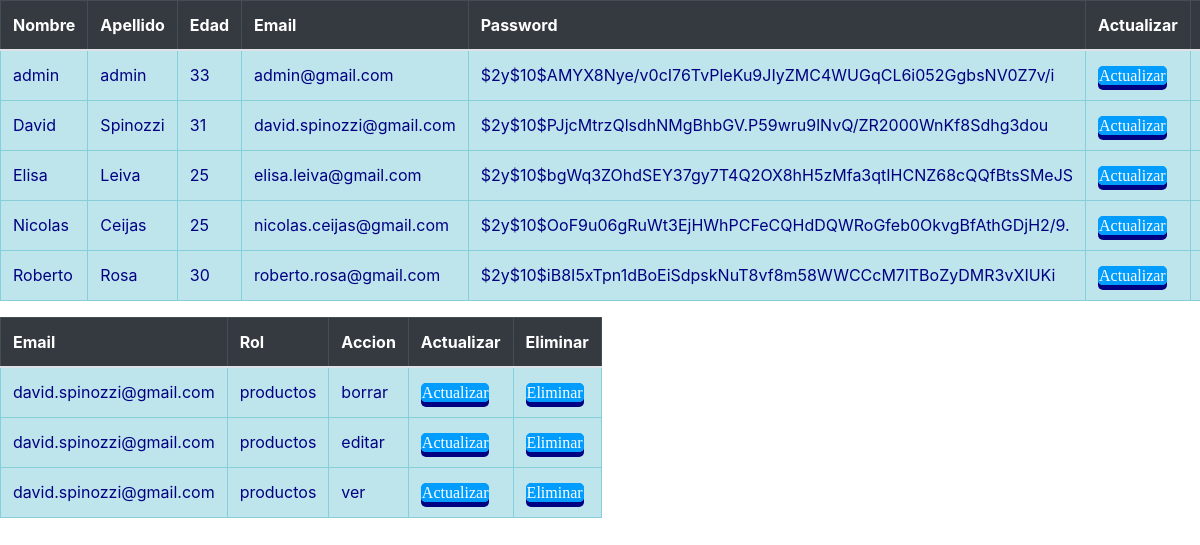
The app's page /Login/crud_usuarios/mostrar.php, older data.
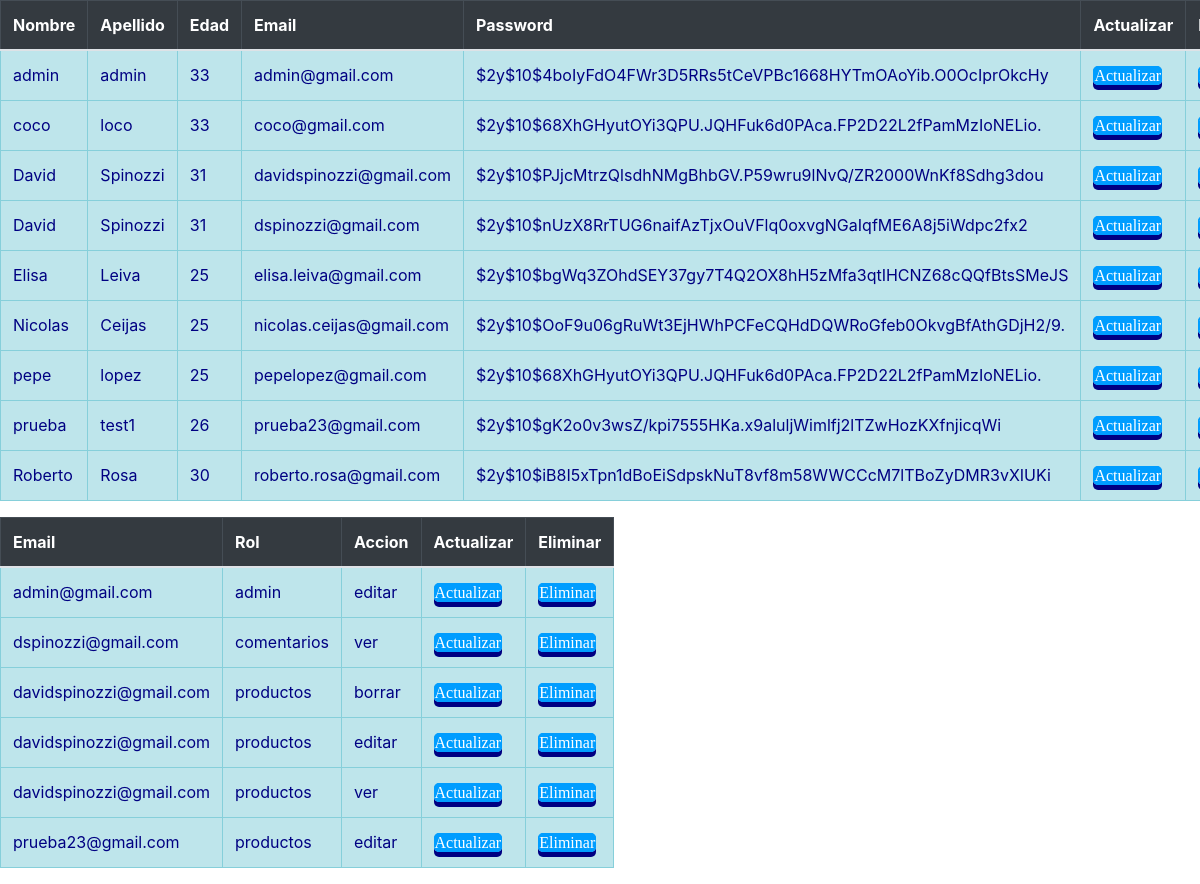
The same page, newer data.
### tables this page shows
CREATE TABLE `usuarios` (
  `email` varchar(100) NOT NULL,
  `password` varchar(1000) NOT NULL,
  `nombre` varchar(100) NOT NULL,
  `apellido` varchar(100) NOT NULL,
  `edad` int(3) NOT NULL
);

CREATE TABLE `roles` (
  `email` varchar(100) NOT NULL,
  `tipo_rol` varchar(20) NOT NULL,
  `accion` varchar(20) NOT NULL
);

### Login/crud_usuarios/crud_usuario.php (called while the page is built, shortened)
<?php
	class CrudUsuario{
		public function mostrar(){
			$db=DB::conectar();
			$listarUsuarios=[];
			$select=$db->query('SELECT * FROM usuarios');
			foreach ($select->fetchAll() as $usuario) {
				$myUsuario = new Usuario();
				$myUsuario->setEmail($usuario['email']);
				$myUsuario->setPassword($usuario['password']);
				$myUsuario->setNombre($usuario['nombre']);
				$myUsuario->setApellido($usuario['apellido']);
				$myUsuario->setEdad($usuario['edad']);
				$listarUsuarios[]=$myUsuario;
			}
			return $listarUsuarios;
		}
	}
?>

### Login/crud_usuarios/usuario.php (called while the page is built, shortened)
<?php
class Usuario{
    private $nombre   ;
    private $apellido ;
    private $edad     ;
    private $email    ;
    private $password  ;
    public function getNombre   (){
        return $this->nombre;}
    public function setNombre   ($nombre){
         $this->nombre=$nombre;}
    public function getApellido (){ return $this->apellido;}
    public function setApellido ($apellido){ $this->apellido=$apellido;}
    public function getEdad     (){ return $this->edad;}
    public function setEdad     ($edad){ $this->edad=$edad;}
    public function getEmail    (){ return $this->email;}
    public function setEmail    ($email){  $this->email=$email;}
    public function getPassword     (){ return $this->password;}
    public function setPassword     ($password){  $this->password=$password;}
}
?>

### Login/crud_usuarios/crud_permisos.php (called while the page is built, shortened)
<?php
class CrudPermiso{
    public function mostrar(){
        $db=DB::conectar();
        $listarPermisos=[];
        $select=$db->query('SELECT * FROM roles');
        foreach ($select->fetchAll() as $permiso) {
            $myPermiso = new Permiso();
            $myPermiso->setEmail($permiso['email']);
            $myPermiso->setTipo_rol($permiso['tipo_rol']);
            $myPermiso->setAccion($permiso['accion']);
            $listarPermisos[]=$myPermiso;
        }
        return $listarPermisos;
    }
}
?>

### Login/crud_usuarios/permiso.php (called while the page is built, shortened)
<?php
class Permiso{
    private $email    ;
    private $tipo_rol;
    private $accion   ;
    public function getEmail    (){ return $this->email;}
    public function setEmail    ($email){  $this->email=$email;}
    public function getTipo_rol() { return $this->tipo_rol;}
    public function setTipo_rol($tipo_rol){$this->tipo_rol=$tipo_rol;}
    public function getAccion(){ return $this->accion;}
    public function setAccion($accion){  $this->accion=$accion;}
}
?>

### Login/crud_usuarios/mostrar.php (the view, shortened to what this page needs)
<!DOCTYPE html>
<html lang="en">
<head>
	<link rel="stylesheet" href="../../css/bootstrap.min.css">
        <link rel="stylesheet" href="style1.css ">
</head>
<body>
<?php
require_once ('crud_usuario.php');
require_once ('usuario.php');
require_once ('crud_permisos.php');
require_once ('permiso.php');
$crud=new CrudUsuario();
$crud1= new CrudPermiso();
$listarUsuarios=$crud->mostrar();
$listarPermisos=$crud1->mostrar();
?>
<div class="table-responsive ">
<table class="table table-bordered tablamostrar1 ">
		<thead class="table-dark">
			<th>Nombre</th>
            <th>Apellido</th>
            <th>Edad</th>
            <th>Email</th>
            <th>Password</th>
			<th>Actualizar</th>
			<th>Eliminar</th>
		</thead>
		<tbody>
			<?php foreach ($listarUsuarios as $usuario) {?>
			<tr class="table-info">
                <td><?php echo $usuario->getNombre() ?></td>
                <td><?php echo $usuario->getApellido() ?></td>
                <td><?php echo $usuario->getEdad() ?></td>
                <td><?php echo $usuario->getEmail() ?></td>
                <td><?php echo $usuario->getPassword() ?></td>
				<td><a href="actualizar.php?email=<?php echo $usuario->getEmail()?>&accion=a">Actualizar</a> </td>
				<td><a href="administrar_usuario.php?email=<?php echo $usuario->getEmail()?>&accion=e">Eliminar</a>   </td>
			</tr>
			<?php }?>
		</tbody>
	</table>
</div>
<div class="table-responsive ">
    <table class="table table-bordered tablamostrar1 ">
		<thead class="table-dark">
			<th>Email</th>
            <th>Rol</th>
            <th>Accion</th>
			<th>Actualizar</th>
			<th>Eliminar</th>
		</thead>
		<tbody>
			<?php foreach ($listarPermisos as $permiso) {?>
			<tr class="table-info">
                <td><?php echo $permiso->getEmail() ?></td>
                <td><?php echo $permiso->getTipo_rol() ?></td>
                <td><?php echo $permiso->getAccion() ?></td>
				<td><a href="actualizarpermisos.php?email=<?php echo $permiso->getEmail()?>&accion=a">Actualizar</a> </td>
				<td><a href="administrar_permisos.php?email=<?php echo $permiso->getEmail()?>&accion=e">Eliminar</a>   </td>
			</tr>
			<?php }?>
		</tbody>
	</table>
</div>
</body>
</html>

Row changes from the older to the newer data that the page shows:
removed usuarios: nombre "David", apellido "Spinozzi", edad "31", email "david.spinozzi@gmail.com", password "$2y$10$PJjcMtrzQlsdhNMgBhbGV.P59wru9lNvQ/ZR2000WnKf8Sdhg3dou"
removed roles: email "david.spinozzi@gmail.com", tipo_rol "productos", accion "borrar"
removed roles: email "david.spinozzi@gmail.com", tipo_rol "productos", accion "editar"
removed roles: email "david.spinozzi@gmail.com", tipo_rol "productos", accion "ver"
changed usuarios "admin": password "$2y$10$AMYX8Nye/v0cI76TvPleKu9JIyZMC4WUGqCL6i052GgbsNV0Z7v/i" → "$2y$10$4boIyFdO4FWr3D5RRs5tCeVPBc1668HYTmOAoYib.O0OcIprOkcHy"
added usuarios: nombre "coco", apellido "loco", edad "33", email "coco@gmail.com", password "$2y$10$68XhGHyutOYi3QPU.JQHFuk6d0PAca.FP2D22L2fPamMzIoNELio."
added usuarios: nombre "David", apellido "Spinozzi", edad "31", email "davidspinozzi@gmail.com", password "$2y$10$PJjcMtrzQlsdhNMgBhbGV.P59wru9lNvQ/ZR2000WnKf8Sdhg3dou"
added usuarios: nombre "David", apellido "Spinozzi", edad "31", email "dspinozzi@gmail.com", password "$2y$10$nUzX8RrTUG6naifAzTjxOuVFlq0oxvgNGaIqfME6A8j5iWdpc2fx2"
added usuarios: nombre "pepe", apellido "lopez", edad "25", email "pepelopez@gmail.com", password "$2y$10$68XhGHyutOYi3QPU.JQHFuk6d0PAca.FP2D22L2fPamMzIoNELio."
added usuarios: nombre "prueba", apellido "test1", edad "26", email "prueba23@gmail.com", password "$2y$10$gK2o0v3wsZ/kpi7555HKa.x9aluljWimlfj2lTZwHozKXfnjicqWi"
added roles: email "admin@gmail.com", tipo_rol "admin", accion "editar"
added roles: email "dspinozzi@gmail.com", tipo_rol "comentarios", accion "ver"
added roles: email "davidspinozzi@gmail.com", tipo_rol "productos", accion "borrar"
added roles: email "davidspinozzi@gmail.com", tipo_rol "productos", accion "editar"
added roles: email "davidspinozzi@gmail.com", tipo_rol "productos", accion "ver"
added roles: email "prueba23@gmail.com", tipo_rol "productos", accion "editar"
